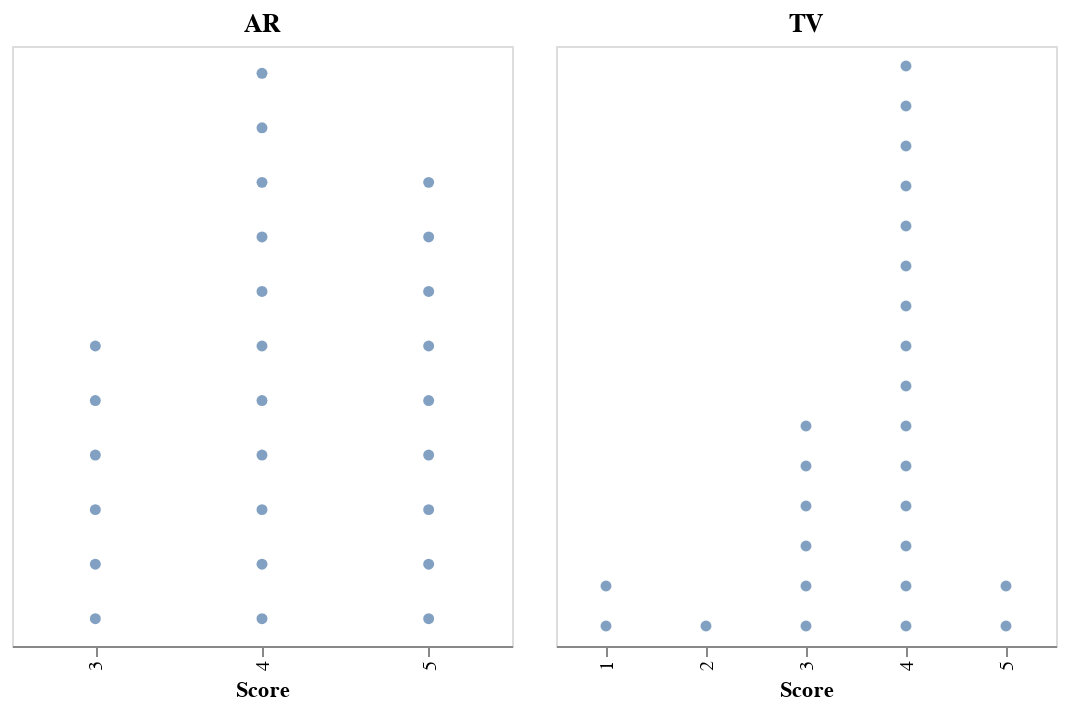

The cell this chart's notebook holds for it:
### Markdown cell above
## AR_TV

#### Variables: 
- Condition
    - nominal
    - two values: AR, TV
- Score
    - Ordinal
    - five values: 1, 2, 3, 4, 5
    
#### Hypothesis 
- Condition: AR > TV on Score

When there are one nomial variable with only two categories and one ordinal variable, Wilkinson dot plot is recommended to compare mean rank.

### Code cell
ar_tv_long = pd.read_csv('data/ar_tv_long.csv')

ar = alt.Chart(ar_tv_long).transform_filter(
    alt.datum.Condition=='AR'
).mark_circle().transform_window(
    id='rank()',
    groupby=['Score']
).encode(x=alt.X('Score',type='ordinal'),
        y = alt.Y('id',type='ordinal',axis=None, sort='descending'),
).properties(title='AR',height=300,width=250)

tv = alt.Chart(ar_tv_long).transform_filter(
    alt.datum.Condition=='TV'
).mark_circle().transform_window(
    id='rank()',
    groupby=['Score']
).encode(x=alt.X('Score',type='ordinal'),
        y = alt.Y('id',type='ordinal',axis=None, sort='descending'),
).properties(title='TV',height=300,width=250)

alt.concat(ar,tv)

### Figure 1 — Vega-Lite specification as saved in the notebook (floating-point values rounded to 4 significant figures)
{"config": {"view": {"continuousWidth": 400, "continuousHeight": 300}}, "concat": [{"mark": "circle", "encoding": {"x": {"type": "ordinal", "field": "Score"}, "y": {"type": "ordinal", "axis": null, "field": "id", "sort": "descending"}}, "height": 300, "title": "AR", "transform": [{"filter": "(datum.Condition === 'AR')"}, {"window": [{"op": "rank", "field": "", "as": "id"}], "groupby": ["Score"]}], "width": 250}, {"mark": "circle", "encoding": {"x": {"type": "ordinal", "field": "Score"}, "y": {"type": "ordinal", "axis": null, "field": "id", "sort": "descending"}}, "height": 300, "title": "TV", "transform": [{"filter": "(datum.Condition === 'TV')"}, {"window": [{"op": "rank", "field": "", "as": "id"}], "groupby": ["Score"]}], "width": 250}], "data": {"name": "data-96f3aa0e227ee1af26996cea6f630cf0"}, "$schema": "https://vega.github.io/schema/vega-lite/v4.8.1.json", "datasets": {"data-96f3aa0e227ee1af26996cea6f630cf0": [{"Unnamed: 0": 0, "ID": 1, "Condition": "AR", "Score": 4}, {"Unnamed: 0": 1, "ID": 1, "Condition": "TV", "Score": 4}, {"Unnamed: 0": 2, "ID": 2, "Condition": "AR", "Score": 4}, {"Unnamed: 0": 3, "ID": 2, "Condition": "TV", "Score": 4}, {"Unnamed: 0": 4, "ID": 3, "Condition": "AR", "Score": 4}, {"Unnamed: 0": 5, "ID": 3, "Condition": "TV", "Score": 4}, {"Unnamed: 0": 6, "ID": 4, "Condition": "AR", "Score": 5}, {"Unnamed: 0": 7, "ID": 4, "Condition": "TV", "Score": 4}, {"Unnamed: 0": 8, "ID": 5, "Condition": "AR", "Score": 4}, {"Unnamed: 0": 9, "ID": 5, "Condition": "TV", "Score": 4}, {"Unnamed: 0": 10, "ID": 6, "Condition": "AR", "Score": 3}, {"Unnamed: 0": 11, "ID": 6, "Condition": "TV", "Score": 2}, {"Unnamed: 0": 12, "ID": 7, "Condition": "AR", "Score": 4}, {"Unnamed: 0": 13, "ID": 7, "Condition": "TV", "Score": 4}, {"Unnamed: 0": 14, "ID": 8, "Condition": "AR", "Score": 4}, {"Unnamed: 0": 15, "ID": 8, "Condition": "TV", "Score": 4}, {"Unnamed: 0": 16, "ID": 9, "Condition": "AR", "Score": 4}, {"Unnamed: 0": 17, "ID": 9, "Condition": "TV", "Score": 4}, {"Unnamed: 0": 18, "ID": 10, "Condition": "AR", "Score": 4}, {"Unnamed: 0": 19, "ID": 10, "Condition": "TV", "Score": 4}, {"Unnamed: 0": 20, "ID": 11, "Condition": "AR", "Score": 3}, {"Unnamed: 0": 21, "ID": 11, "Condition": "TV", "Score": 3}, {"Unnamed: 0": 22, "ID": 12, "Condition": "AR", "Score": 5}, {"Unnamed: 0": 23, "ID": 12, "Condition": "TV", "Score": 5}, {"Unnamed: 0": 24, "ID": 13, "Condition": "AR", "Score": 4}, {"Unnamed: 0": 25, "ID": 13, "Condition": "TV", "Score": 3}, {"Unnamed: 0": 26, "ID": 14, "Condition": "AR", "Score": 3}, {"Unnamed: 0": 27, "ID": 14, "Condition": "TV", "Score": 1}, {"Unnamed: 0": 28, "ID": 15, "Condition": "AR", "Score": 5}, {"Unnamed: 0": 29, "ID": 15, "Condition": "TV", "Score": 1}, {"Unnamed: 0": 30, "ID": 16, "Condition": "AR", "Score": 5}, {"Unnamed: 0": 31, "ID": 16, "Condition": "TV", "Score": 4}, {"Unnamed: 0": 32, "ID": 17, "Condition": "AR", "Score": 5}, {"Unnamed: 0": 33, "ID": 17, "Condition": "TV", "Score": 4}, {"Unnamed: 0": 34, "ID": 18, "Condition": "AR", "Score": 5}, {"Unnamed: 0": 35, "ID": 18, "Condition": "TV", "Score": 4}, {"Unnamed: 0": 36, "ID": 19, "Condition": "AR", "Score": 5}, {"Unnamed: 0": 37, "ID": 19, "Condition": "TV", "Score": 4}, {"Unnamed: 0": 38, "ID": 20, "Condition": "AR", "Score": 3}, {"Unnamed: 0": 39, "ID": 20, "Condition": "TV", "Score": 3}, {"Unnamed: 0": 40, "ID": 21, "Condition": "AR", "Score": 4}, {"Unnamed: 0": 41, "ID": 21, "Condition": "TV", "Score": 4}, {"Unnamed: 0": 42, "ID": 22, "Condition": "AR", "Score": 4}, {"Unnamed: 0": 43, "ID": 22, "Condition": "TV", "Score": 3}, {"Unnamed: 0": 44, "ID": 23, "Condition": "AR", "Score": 3}, {"Unnamed: 0": 45, "ID": 23, "Condition": "TV", "Score": 3}, {"Unnamed: 0": 46, "ID": 24, "Condition": "AR", "Score": 5}, {"Unnamed: 0": 47, "ID": 24, "Condition": "TV", "Score": 5}, {"Unnamed: 0": 48, "ID": 25, "Condition": "AR", "Score": 3}, {"Unnamed: 0": 49, "ID": 25, "Condition": "TV", "Score": 3}, {"Unnamed: 0": 50, "ID": 26, "Condition": "AR", "Score": 5}, {"Unnamed: 0": 51, "ID": 26, "Condition": "TV", "Score": 4}]}}
